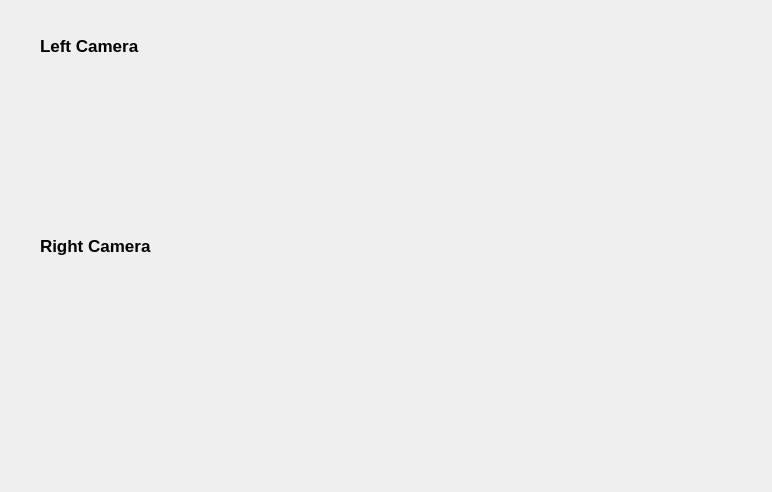
<?xml version="1.0" encoding="UTF-8"?>
<ui version="4.0">
 <class>Camera_View</class>
 <widget class="QWidget" name="Camera_View">
  <property name="geometry">
   <rect>
    <x>0</x>
    <y>0</y>
    <width>772</width>
    <height>492</height>
   </rect>
  </property>
  <property name="windowTitle">
   <string>Camera_View</string>
  </property>
  <widget class="QLabel" name="label">
   <property name="geometry">
    <rect>
     <x>40</x>
     <y>20</y>
     <width>141</width>
     <height>51</height>
    </rect>
   </property>
   <property name="font">
    <font>
     <pointsize>13</pointsize>
     <weight>75</weight>
     <bold>true</bold>
    </font>
   </property>
   <property name="text">
    <string>Left Camera</string>
   </property>
  </widget>
  <widget class="QLabel" name="label_2">
   <property name="geometry">
    <rect>
     <x>40</x>
     <y>220</y>
     <width>141</width>
     <height>51</height>
    </rect>
   </property>
   <property name="font">
    <font>
     <pointsize>13</pointsize>
     <weight>75</weight>
     <bold>true</bold>
    </font>
   </property>
   <property name="text">
    <string>Right Camera</string>
   </property>
  </widget>
 </widget>
 <resources/>
 <connections/>
</ui>
